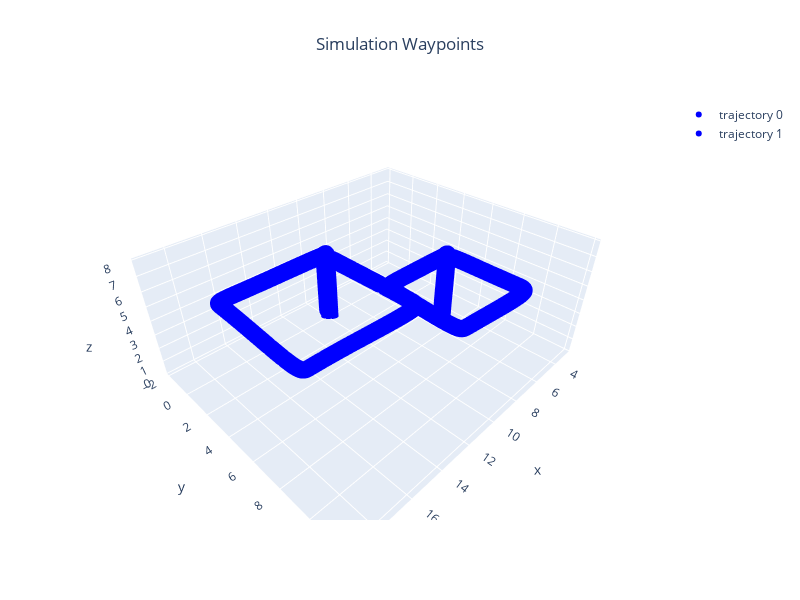

The notebook cell this image was saved under:
### Markdown cell above
## Execute Plan

### Code cell
import numpy as np
blue_paths = []
for sysid,path in blue_gcs.paths.items():
    blue_paths.append(np.array([x for x in path if x is not None]))

markers = [ConfigGazebo.create_trajectory_from_array(array=path,color=Color.BLUE) for path in blue_paths]
Gazebo.plot_3d_interactive(markers=markers,title="Simulation Waypoints",frames=(0.2, 0.2, 0.6),ground=-0.05)

### Figure 1 — Plotly figure (JSON) as saved in the notebook; plotly's stock layout.template omitted (floating-point values rounded to 4 significant figures; data arrays with more than 128 entries replaced by an {"elided": "..."} marker saying what was removed)
{"data": [{"marker": {"color": {"elided": "6024 str values"}, "size": 6}, "mode": "markers", "name": "trajectory 0", "type": "scatter3d", "x": {"elided": "6024 float values"}, "y": {"elided": "6024 float values"}, "z": {"elided": "6024 float values"}}, {"marker": {"color": {"elided": "6025 str values"}, "size": 6}, "mode": "markers", "name": "trajectory 1", "type": "scatter3d", "x": {"elided": "6025 float values"}, "y": {"elided": "6025 float values"}, "z": {"elided": "6025 float values"}}], "layout": {"height": 600, "scene": {"xaxis": {"range": [2.444, 19.6], "title": {"text": "x"}}, "yaxis": {"range": [-2.194, 12.28], "title": {"text": "y"}}, "zaxis": {"range": [-0.05, 8.091], "title": {"text": "z"}}}, "showlegend": true, "title": {"text": "Simulation Waypoints", "x": 0.5, "xanchor": "center"}, "width": 800}}
